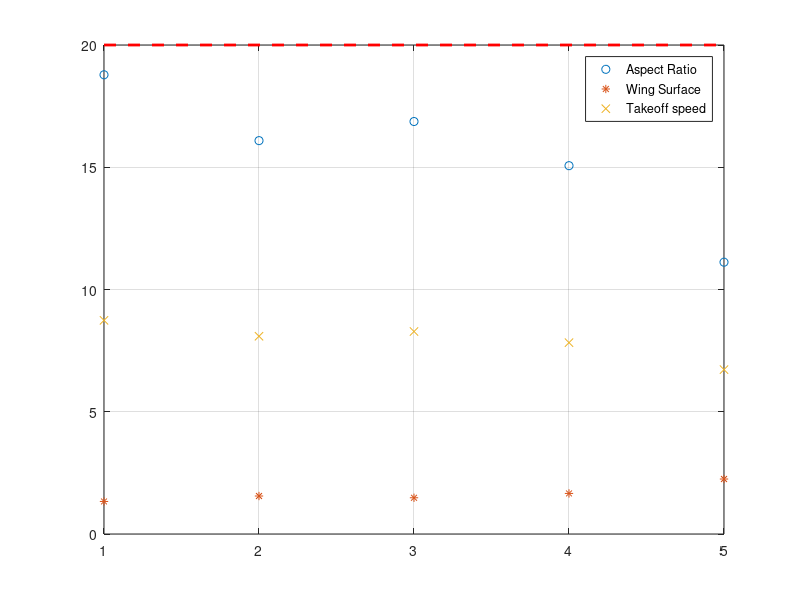
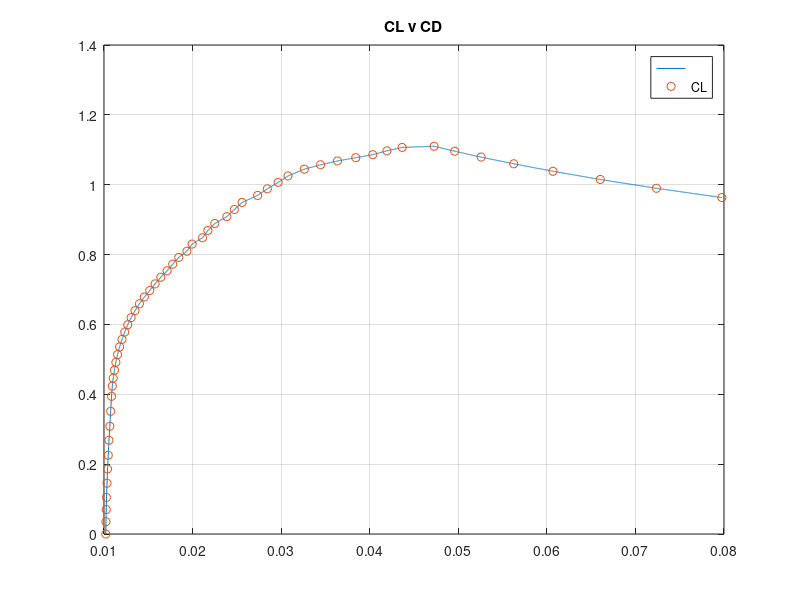
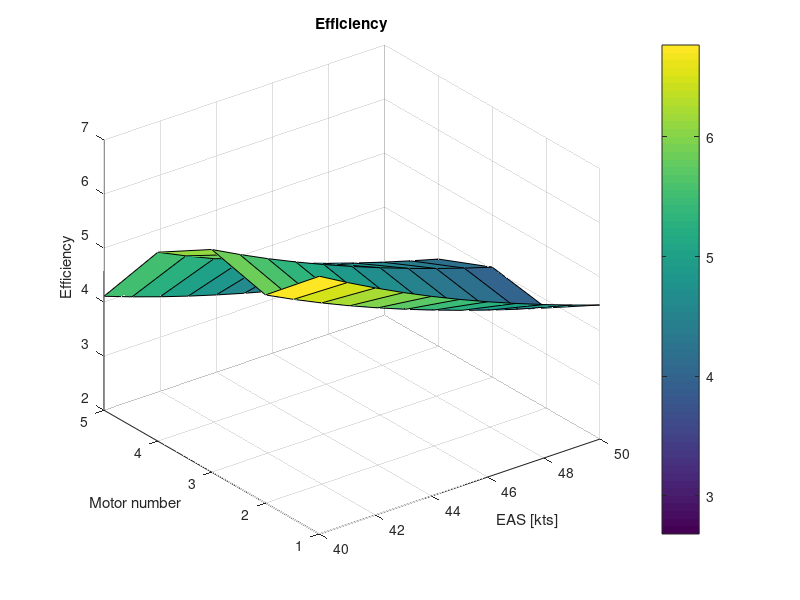
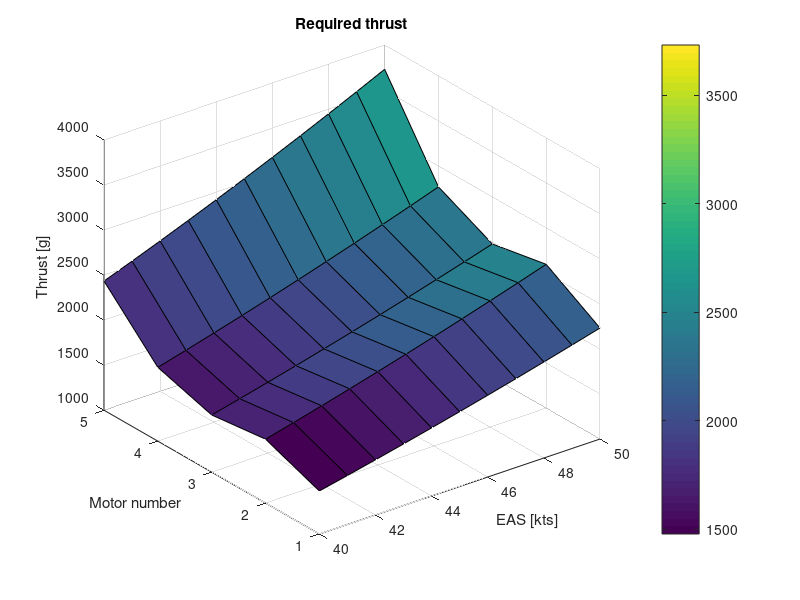

Source code (MATLAB) for these figures, in order:
clc
close all
clear all

%% --- Data

maxW = 10; % max weight [kg]
payloadW = 1.25; % min payload weight [kg]
% We assume worst case scenario, structural mass = 50%
structW = 0.5*maxW; % weight of the structure[kg]
g = 9.81; % [m/s^2]
rho = 1.225; %[kg/m3]
l = 10; % maximum takeoff length[m]
CLflap = 1.6;
e = 0.7; % assume Oswald coefficient to be 0.7
b = 5; % impose maximum wingspan 

tof = 15*60; % time of flight [s]
%We can assume TAS = EAS since the drone will be flying close to the ground
EAS = [40:50]./1.94384; % Equivalent air speed [m/s]

%% --- Motor data from T-motor
maxT = [4805;4116;4316;3854;2844]./1000;
% ----- (Thrust[g] -- E)
Engine_eff=[1382	7.11    973	    8.40    1076	7.72    1021	7.60    921	    9.11
            1581	6.85    1169	7.76    1332	7.24    1214	7.23    1030	8.62
            1795	6.49    1408	7.38    1583	6.65    1468	6.74    1168	8.16
            2063	6.16    1689	6.75    1881	6.22    1785	6.28    1328	7.70
            2369	5.80    1954	6.39    2185	5.84    2033	5.92    1534	7.17
            2736	5.45    2247	5.96    2526	5.47    2323	5.54    1730	6.75
            3104	5.13    2529	5.62    2817	5.17    2570	5.26    1914	6.42
            3450	4.90    2863	5.26    3101	4.87    2852	4.96    2140	6.02
            3826	4.69    3216	4.99    3457	4.58    3111	4.73    2317	5.80
            4265	4.42    3787	4.49    4072	4.14    3607	4.30    2680	5.35
            4805	3.80    4116	4.26    4316	3.93    3854	4.09    2844	5.16
    ];

%% --- Take off calculation
vf = (g.*maxT./maxW).*sqrt((2.*l)./(g.*maxT./maxW)); % final speed per engine
vf_margin = vf.*0.9; % margin for takeoff

%% --- Wing designed based on take off speed (NACA0012 airfoil)
% Realistic values assumed
xg = 0.52; % Position of COG
xn = 0.55; % Position of COL
xlc = 2.5; % Position of COL of tail

L = maxW./(1-((xn-xg)./(xlc-xg))); % momentum equilibrium
Wing_surface = (2*L*g)./(rho.*(vf_margin.^2)*CLflap);
AR = (b.^2)./Wing_surface; % We use 5 m as the max wingspan to be realistic
% and impose a max AR of 20 for structural integrity

c = Wing_surface./b;
% Stability margin of the 5 configurations
sm = (xn - xg)./c

x = 1:length(maxT);
yw = 20.*ones(length(x),1);
plot(x,AR,'o',x,Wing_surface,'*',x,vf_margin,'x',x,yw,'r--','LineWidth',2)
grid on
legend('Aspect Ratio', 'Wing Surface', 'Takeoff speed')


CL = (2.*L.*g)./(rho.*(EAS.^2).*Wing_surface);

% - NACA 0012 airfoil data with Re = 200.000
polar=[0.000   0.0000   0.01020   0.00520   0.0000   0.9046   0.9047
       0.250   0.0350   0.01022   0.00521  -0.0004   0.8886   0.9182
       0.500   0.0700   0.01025   0.00522  -0.0009   0.8696   0.9304
       0.750   0.1048   0.01028   0.00521  -0.0015   0.8482   0.9424
       1.000   0.1454   0.01034   0.00519  -0.0033   0.8255   0.9510
       1.250   0.1861   0.01040   0.00518  -0.0054   0.7978   0.9593
       1.500   0.2255   0.01048   0.00517  -0.0072   0.7684   0.9686
       1.750   0.2684   0.01056   0.00512  -0.0100   0.7357   0.9756
       2.000   0.3085   0.01066   0.00509  -0.0122   0.7012   0.9843
       2.250   0.3513   0.01075   0.00504  -0.0152   0.6637   0.9915
       2.500   0.3942   0.01085   0.00497  -0.0183   0.6249   0.9979
       2.750   0.4235   0.01094   0.00492  -0.0188   0.5886   1.0000
       3.000   0.4462   0.01104   0.00489  -0.0180   0.5545   1.0000
       3.250   0.4689   0.01118   0.00489  -0.0172   0.5202   1.0000
       3.500   0.4915   0.01134   0.00492  -0.0163   0.4857   1.0000
       3.750   0.5138   0.01153   0.00498  -0.0155   0.4509   1.0000
       4.000   0.5357   0.01176   0.00507  -0.0145   0.4160   1.0000
       4.250   0.5571   0.01203   0.00521  -0.0134   0.3810   1.0000
       4.500   0.5782   0.01234   0.00536  -0.0123   0.3456   1.0000
       4.750   0.5990   0.01268   0.00556  -0.0111   0.3101   1.0000
       5.000   0.6195   0.01306   0.00580  -0.0099   0.2744   1.0000
       5.250   0.6395   0.01350   0.00609  -0.0086   0.2398   1.0000
       5.500   0.6591   0.01400   0.00643  -0.0072   0.2077   1.0000
       5.750   0.6784   0.01455   0.00683  -0.0058   0.1796   1.0000
       6.000   0.6971   0.01516   0.00729  -0.0043   0.1563   1.0000
       6.250   0.7161   0.01577   0.00781  -0.0028   0.1374   1.0000
       6.500   0.7351   0.01641   0.00837  -0.0013   0.1223   1.0000
       6.750   0.7535   0.01712   0.00900   0.0003   0.1104   1.0000
       7.000   0.7725   0.01776   0.00961   0.0018   0.1005   1.0000
       7.250   0.7919   0.01844   0.01031   0.0033   0.0925   1.0000
       7.500   0.8096   0.01936   0.01114   0.0049   0.0858   1.0000
       7.750   0.8300   0.01995   0.01181   0.0062   0.0799   1.0000
       8.000   0.8481   0.02112   0.01285   0.0077   0.0749   1.0000
       8.250   0.8690   0.02173   0.01362   0.0089   0.0707   1.0000
       8.500   0.8890   0.02251   0.01438   0.0101   0.0667   1.0000
       8.750   0.9087   0.02387   0.01574   0.0112   0.0635   1.0000
       9.000   0.9291   0.02472   0.01674   0.0124   0.0604   1.0000
       9.250   0.9492   0.02559   0.01762   0.0135   0.0575   1.0000
       9.500   0.9693   0.02734   0.01932   0.0143   0.0550   1.0000
       9.750   0.9882   0.02844   0.02068   0.0156   0.0532   1.0000
      10.000   1.0067   0.02966   0.02206   0.0168   0.0511   1.0000
      10.250   1.0251   0.03077   0.02323   0.0179   0.0492   1.0000
      10.500   1.0445   0.03262   0.02503   0.0185   0.0474   1.0000
      10.750   1.0571   0.03445   0.02718   0.0203   0.0462   1.0000
      11.000   1.0681   0.03636   0.02942   0.0222   0.0451   1.0000
      11.250   1.0773   0.03842   0.03177   0.0241   0.0441   1.0000
      11.500   1.0860   0.04035   0.03390   0.0258   0.0430   1.0000
      11.750   1.0969   0.04194   0.03558   0.0272   0.0419   1.0000
      12.000   1.1068   0.04366   0.03735   0.0286   0.0410   1.0000
      12.250   1.1101   0.04727   0.04108   0.0298   0.0401   1.0000
      12.500   1.0959   0.04960   0.04372   0.0334   0.0399   1.0000
      12.750   1.0790   0.05258   0.04700   0.0360   0.0397   1.0000
      13.000   1.0599   0.05626   0.05095   0.0372   0.0396   1.0000
      13.250   1.0385   0.06069   0.05564   0.0369   0.0396   1.0000
      13.500   1.0150   0.06603   0.06120   0.0352   0.0396   1.0000
      13.750   0.9898   0.07237   0.06774   0.0319   0.0398   1.0000
      14.000   0.9632   0.07976   0.07532   0.0275   0.0399   1.0000
        ];

CDplot = linspace(0.01020,0.07976,10000);
CLplot = interp1(polar(:,3),polar(:,2),CDplot);

CDbody = 0.03; % Assumed
CD = interp1(polar(:,2),polar(:,3),CL);
CDi = (CL.^2)./(pi.*AR.*e); % Inuced drag coefficient
E = CL./(CD + CDi + CDbody);

figure()
plot(CDplot,CLplot,polar(:,3),polar(:,2),'o')
grid on; title('CL v CD');
legend('','CL')

T = 1000.*maxW./E;
motor = 1:length(maxT);

figure
surf(EAS.*1.94384,motor,E)
colorbar; title('Efficiency')
xlabel('EAS [kts]'); ylabel('Motor number'); zlabel('Efficiency')
grid on;

figure
surf(EAS.*1.94384,motor,T)
colorbar; title('Required thrust')
xlabel('EAS [kts]'); ylabel('Motor number'); zlabel('Thrust [g]')
grid on

E = [interp1(Engine_eff(:,1),Engine_eff(:,2),T(1,:))
    interp1(Engine_eff(:,3),Engine_eff(:,4),T(2,:))
    interp1(Engine_eff(:,5),Engine_eff(:,6),T(3,:))
    interp1(Engine_eff(:,7),Engine_eff(:,8),T(4,:))
    interp1(Engine_eff(:,9),Engine_eff(:,10),T(5,:))];

x5 = linspace(0,4805,5000);

%% --- Energy consumption for the flight
Energy = 0.25.*T./E;
% plotting power consumed
figure
surf(EAS.*1.94384,motor,Energy)
colorbar; title('Energy consumed in cruise')
xlabel('EAS [kts]'); ylabel('Motor number'); zlabel('Energy consumed [Wh]')
grid on;

maxP = [1263.33;966.63;1098.29;942.71;550.80];
% assume 20 s of maxT to takeoff - ascent
Energy_start = (20./3600).*maxP;
EnergyTot = [Energy(1,:) + Energy_start(1)
            Energy(2,:) + Energy_start(2)
            Energy(3,:) + Energy_start(3)
            Energy(4,:) + Energy_start(4)
            Energy(5,:) + Energy_start(5)];

figure
surf(EAS.*1.94384,motor,EnergyTot)
colorbar; title('Energy consumed in total')
xlabel('EAS [kts]'); ylabel('Motor number'); zlabel('Energy consumed [Wh]')
grid on;

%% Battery and motor weight calculation
Energy_for_batteries = EnergyTot(1:4,1); % Motor 5 is too inefficient
Engine_weight = [298;218;219;221];
Voltage = [22;22;18;15.2];
Battery_capacity_req = ((Energy_for_batteries.*1000)./Voltage)./0.8
Battery_weight = [434;495;553;468];
Total_weight = Battery_weight + Engine_weight

figure
plot(motor(1:4),Total_weight,'k*','LineWidth',2);
grid on; xlabel('Engine n'); ylabel('Total weight');
title('Total weight of engine + battery configuration');

%% --- Inertia tensor calculations

% I will approximate the plane a cylinder(fuselage + payload + tail section)
% with two beams (wing)

m_fuselage = 0.8*maxW; % mass of the cylinder
m_wings = maxW - m_fuselage; % mass of the wings
r_fuselage = 0.2; % radius of the fuselage, I assume 20cm
l_fuselage = 2.5; % length of the fuselage, I assume 2.5m

Ixx = (1/12)*m_wings*(b^2) + 0.5*m_fuselage*(r_fuselage^2);
Iyy = (1/12)*m_fuselage*(3*(r_fuselage^2) + (l_fuselage^2)); % Assume wing inertia to be negligible in pitch
Izz = (1/12)*m_wings*(b^2) + (1/12)*m_fuselage*(3*(r_fuselage^2) + (l_fuselage^2));

I = diag([Ixx Iyy Izz])